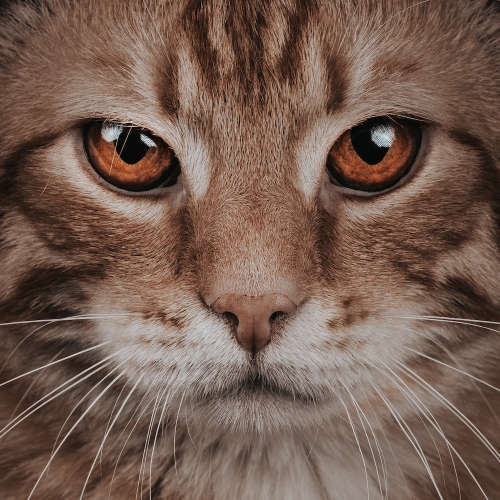
#> input picture cat.PNG, 1000 x 1000 px (shown at 1/2 size)
$ python carpu.py
#> lines starting #> are read from the running program, lines starting #| are printed output that depends on the picture
from PIL import Image

#we create the function
def blur(org_file, dest_file, blur_x, blur_y, pos_x, pos_y):
#> called with org_file = 'cat.PNG', dest_file = 'new.PNG', blur_x = 215, blur_y = 300, pos_x = 100, pos_y = 250
    org_img = Image.open(org_file)
#> org_img is the input picture: PIL image 1000x1000 RGB; mean R, G, B 117.1, 92.4, 80.6
    height, width = org_img.size
#> height = 1000; width = 1000
    dest_img = Image.new("RGB",(height, width))
#> dest_img: PIL image 1000x1000 RGB; every value is 0

    for y in range(height):
        for x in range(width):

            if (x > pos_x) and (x < (pos_x + blur_x)) and (y > pos_y) and (y < (pos_y + blur_y)):
                r_tmp = []
                g_tmp = []
                b_tmp = []
                for y1 in range(15):    #change the range value for more blur
                    for x1 in range(15):
                        r, g, b = org_img.getpixel((x + x1 ,y + y1))
                        r_tmp.append(r)
                        g_tmp.append(g)
                        b_tmp.append(b)
                r = int(sum(r_tmp) / len(r_tmp))
                g = int(sum(g_tmp) / len(g_tmp))
                b = int(sum(b_tmp) / len(b_tmp))
                dest_img.putpixel((x,y),(r, g, b))

            else:
                r, g, b = org_img.getpixel((x, y))
                dest_img.putpixel((x, y), (r, g, b))
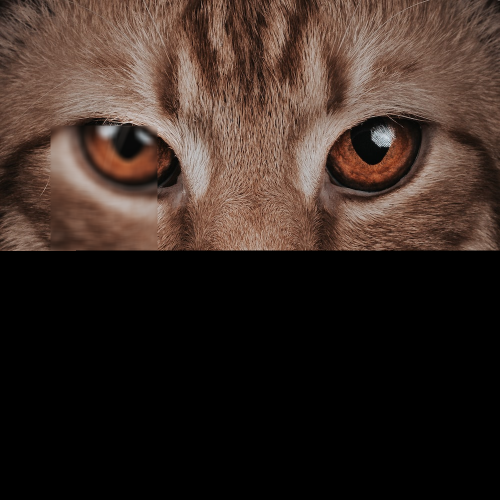
#> dest_img: PIL image 1000x1000 RGB (shown at 1/2 size); mean R, G, B 57, 42.7, 35.9
    dest_img.save(dest_file)
    dest_img.show()

#> (the run stopped early here; a loop or call above may not have finished)
